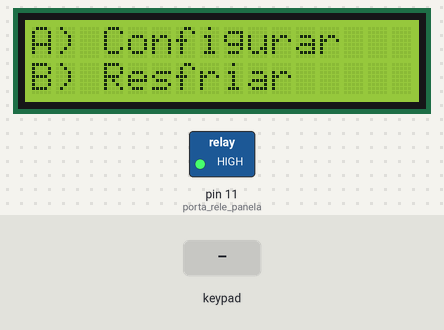
The sketch below on a simulated Arduino Uno, built with avr-gcc and run on an emulated ATmega328P. Parts: 16×2 character LCD, switched loads named in the sketch (green lamp = pin HIGH). Inputs (shaded band) come from the test bench. What the sketch prints to the serial monitor is not drawn.

Above: at 4.3 s.
4.4 s: key 'A' pressed
At 7.1 s:
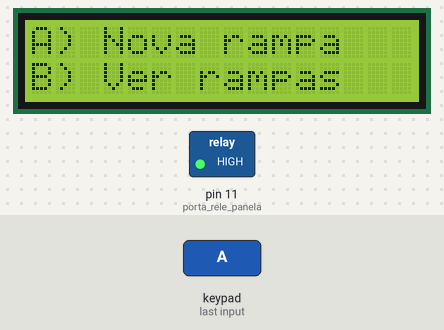
7.4 s: key 'A' pressed
At 13.3 s:
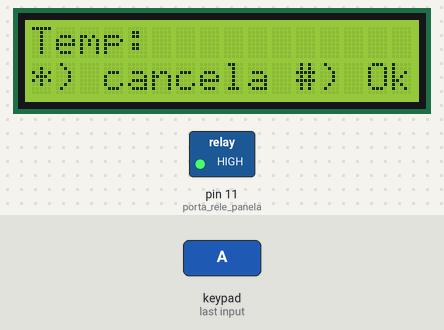
16.4 s: keypad keys 2 3 4 5 # pressed 0.4 s apart
At 20.1 s:
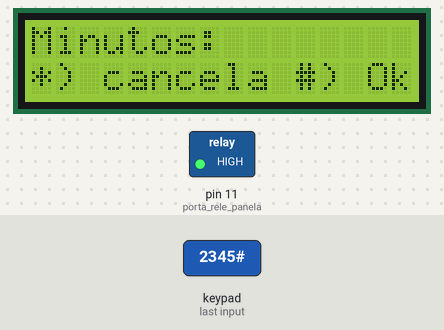
20.7 s: key '*' pressed
At 25.7 s:
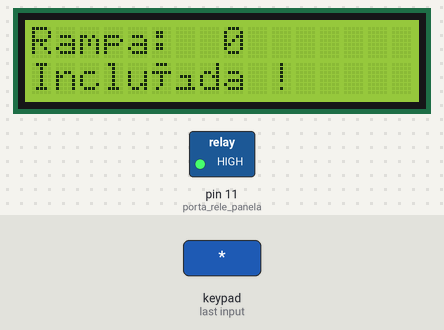
Timing chart, 0 to 27.2 s (numbered marks = the images above; inputs shaded):
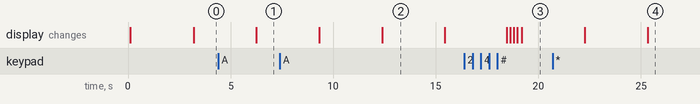

The sketch:

fermentador.ino
```cpp
// TODO
// 4 - Simbolo grau - lcd.write(223);
//

// Configuração fios
// cristal liq:
// A4 - marron
// A5 - branco
//
// rele
// D11 - branco
//
// sens. temp
// D10 - amarelo
//
// teclado
// D9 - marron
// D8 - vermelho
// D7 - laranja
// D6 - amaralo
// D5 - verde
// D4 - azul
// D3 - lilas
// D2 - cinza

#include <OneWire.h>
#include <DallasTemperature.h>
#include <Keypad.h>

// *** System ***
#define LCD_OUT 0
#define SERIAL_OUT 1
bool system_out = LCD_OUT;
String lcd_serial[2];
char programPhase;
char lastPhase;
// 0 = getKeyChar
// 1 = mostura / fervura
// 2 = recirculacao
// 3 = resfriamento / despejo
int rampLast = -1;
int rampTemp[8];
int rampMinutes[8];
int tempOffset = 2; // graus para cima/baixo de offset


// *** Crystal Liq. ***
#include <LiquidCrystal_I2C.h>
// initialize the library with the numbers of the interface pins
//LiquidCrystal_I2C lcd(0x3F,2,1,0,4,5,6,7,3, POSITIVE);
LiquidCrystal_I2C lcd(0x27,2,1,0,4,5,6,7,3, POSITIVE);


// *** SENSOR ***
// Porta do pino de sinal do DS18B20
#define ONE_WIRE_BUS 10
// Define uma instancia do oneWire para comunicacao com o sensor
OneWire oneWire(ONE_WIRE_BUS);
DallasTemperature sensors(&oneWire);
DeviceAddress sensor1;
float tempMin = 999;
float tempMax = 0;

// *** RELE PANELA ***
int porta_rele_panela =11;

// *** KEYPad ***
const byte numRows= 4; //number of rows on the keypad
const byte numCols= 4; //number of columns on the keypad
/*keymap defines the key pressed according to the row and columns just as appears on the keypad*/
char keymap[numRows][numCols] = {
{'1', '2', '3', 'A'},
{'4', '5', '6', 'B'},
{'7', '8', '9', 'C'},
{'*', '0', '#', 'D'}
};
//Code that shows the the keypad connections to the arduino terminals
// key 1 to arduino 9; key 9 to arduino 2
byte rowPins[numRows] = {2, 3, 4, 5 }; //Rows 0 to 3
byte colPins[numCols]= {6, 7, 8, 9}; //Columns 0 to 3
//initializes an instance of the Keypad class
Keypad myKeypad= Keypad(makeKeymap(keymap), rowPins, colPins, numRows, numCols);

// Define API
void cls();
void cls_line(byte lin);

void print_out(String messg, byte lin);
void print_del(String messg, byte lin);
void print_out(String messg, byte lin, byte col);
void print_del(String messg, byte lin, byte col);
void print_lcd(String messg, byte lin, byte col);
void print_ser(String messg);
float readTemp();
char getKeyChar();
String getKeyString();


void setup() {
  Serial.begin(9600);
  programPhase = '*';
  lastPhase = programPhase;
  lcd_serial[0] = "";
  lcd_serial[1] = "";

  digitalWrite(porta_rele_panela, HIGH); //Desliga rele
  pinMode(porta_rele_panela, OUTPUT);

  // set up the LCD's number of columns and rows:
  lcd.begin(16, 2);
//  void setBacklightPin ( uint8_t value, t_backlighPol pol );
  lcd.setBacklight(HIGH);
  sensors.begin();
  Serial.print(sensors.getDeviceCount(), DEC);
  Serial.println(" sensores.");
  if (!sensors.getAddress(sensor1, 0))
     Serial.println("Sensores nao encontrados !");

  print_del("Bem vindo!", 0);
  cls();

}


void loop() {

  char inputChar;
  int inputByte = 0;
  String str_aux;

  if(lastPhase != programPhase) {
//    print_out("Selecionado: ", 0);
//    print_del(String(programPhase), 1);
    lastPhase = programPhase;
  }
  switch(programPhase) {
    case '*':
      print_out("A) Configurar", 0);
      print_del("B) Resfriar", 1);
      programPhase = getKeyChar();
      break;
    case 'A': {
      print_out("A) Nova rampa", 0);
      print_del("B) Ver rampas", 1);
      print_out("C) Excluir rampa", 0);
      print_del("*) Voltar", 1);
      inputChar = getKeyChar();
      switch(inputChar) {
        case '*': {
          programPhase = '*';
        } break;
        case 'A': {
          print_out("Temp: ", 0);
          print_del("*) cancela #) Ok", 1);
          cls();
          print_del("Temp:", 0);
          str_aux = getKeyString().toInt();
          if(str_aux == "*") break;
          rampLast++;
          rampTemp[rampLast] = str_aux.toInt();

          print_out("Minutos: ", 0);
          print_del("*) cancela #) Ok", 1);
          cls();
          print_del("Minutos:", 0);
          str_aux = getKeyString().toInt();
          if(str_aux == "*") {
            rampLast--;
            break;
          }
          rampMinutes[rampLast] = str_aux.toInt();

          print_out("Rampa: ", 0);
          print_out(String(rampLast), 0, 8);
          print_del("Incluída !", 1);
        } break;
        case 'B': {
          for(byte i=0; i<= rampLast; i++) {
            cls();
            print_out("Rampa: ", 0);
            print_out(String(i), 0, 8);
            print_del(String(rampTemp[i]) + " C " + String(rampMinutes[i]) + " minutos", 1, 0);
          }
        } break;
      }
    } break;
    case 'B': {
      print_out("Iniciar Resfr.?", 0);
      print_out("*)Nao / #)Sim", 1);
      inputChar = getKeyChar();
      switch(inputChar) {
        case '*': {
          programPhase = '*';
        } break;
        case '#': {
          char tempChar[4];
          float tempNow;
          byte rampNow = 0;
          while (rampNow <= rampLast) {
            // loop até atingir a temp da rampa
            tempNow = readTemp();
            if(tempNow > rampTemp[rampNow] - tempOffset) {
              digitalWrite(porta_rele_panela, LOW);  //Liga rele
            }
            do {
              tempNow = readTemp();
              dtostrf(tempNow, 2, 1, tempChar);
              print_out("Atingindo Rampa " + String(rampNow), 0);
              print_del(String(tempChar) + "C / atual: " + String(rampTemp[rampNow]) + "C", 1);
            } while(tempNow > rampTemp[rampNow]);

            print_out("Rampa " + String(rampNow) + " / " + String(rampTemp[rampNow]) + "C", 0);
            print_del("Temp. atingida!", 1);

            unsigned long secondsRamp;
            unsigned long secondsInitRamp = millis()/1000;
            unsigned long secondsPrint, minutesPrint, hoursPrint;
            do {
              tempNow = readTemp();
              Serial.println("Temp = ");
              Serial.println(rampTemp[rampNow]);
              Serial.println(tempOffset);
              Serial.println(tempNow);

              if(tempNow < rampTemp[rampNow] - tempOffset) {
                digitalWrite(porta_rele_panela, HIGH);  //DesLiga rele
              } else if(tempNow > rampTemp[rampNow] + tempOffset) {
                digitalWrite(porta_rele_panela, LOW);  //Liga rele
              }


              hoursPrint = rampMinutes[rampNow] / 3600;
              minutesPrint = (rampMinutes[rampNow] % 3600) / 60;
              print_out("R: " + String(rampNow) + " " + String(rampTemp[rampNow]) + "C " + String(hoursPrint) + ":" + String(minutesPrint) + ":00" , 0);
              dtostrf(tempNow, 2, 1, tempChar);
              secondsRamp = (millis()/1000)-secondsInitRamp;
              hoursPrint = secondsRamp / 3600;
              minutesPrint = (secondsRamp % 3600) / 60;
              secondsPrint = (secondsRamp % 3600) % 60;
              print_out(String(tempChar) + "C " + String(hoursPrint) + ":" + String(minutesPrint) + ":" + String(secondsPrint), 1);
              delay(1000);

            } while(secondsRamp < rampMinutes[rampNow] * 60);

            print_out("Rampa " + String(rampNow), 0);
            print_del("Tempo atingido!", 1);

            // continua sem parar a ultima rampa (==)
            if (rampNow < rampLast) rampNow ++;
          }
          digitalWrite(porta_rele_panela, HIGH);  //desLiga rele
        } break;
      }
    }
    break;

//    case 'D': {
//      digitalWrite(porta_rele_panela, LOW);  //Liga rele
//      delay(2000);
//      digitalWrite(porta_rele_panela, HIGH); //Desliga rele
//      delay(2000);
//    }
  }
  //delay(2000);
}


// API

void cls() {
  cls_line(0);
  cls_line(1);
}


void cls_line(byte lin) {
  if(system_out == LCD_OUT) {
    print_lcd("                ", lin, 0);
  } else {
    print_ser("                ");
  }
}


void print_out(String messg, byte lin) {
  cls_line(lin);
  print_out(messg, lin, 0);
}


void print_del(String messg, byte lin) {
  cls_line(lin);
  print_del(messg, lin, 0);
}


void print_out(String messg, byte lin, byte col) {
  if(system_out == LCD_OUT) {
    print_lcd(messg, lin, col);
  } else {
    print_ser("\n****************");
    lcd_serial[lin] = messg;
    print_ser(lcd_serial[0]);
    print_ser(lcd_serial[1]);
    print_ser("****************");
  }
}


void print_del(String messg, byte lin, byte col) {
  print_out(messg, lin, col);
  delay(3000);
}


void print_lcd(String messg, byte lin, byte col ) {
  // (note: line 1 is the second row, since counting begins with 0):
  lcd.setCursor(col, lin);
  lcd.print(messg);
}


char getKeyChar() {
  char keypressed;
  do {
    keypressed = myKeypad.getKey();
  } while(keypressed == NO_KEY);
  return keypressed;
}


String getKeyString()
{
   String num = "";
   byte col = 0;
   char key1;
   while (key1 != '#' && key1 != '*') {
     key1 = myKeypad.getKey();
     switch (key1) {
       case NO_KEY:
        break;

      case '0': case '1': case '2': case '3': case '4':
      case '5': case '6': case '7': case '8': case '9':
        print_out(String(key1), 1, col);
        num = num + key1;
        col += 1;
        break;

      case '#':
          return num;

      case '*':
          num = "*";
          return num;
     }
   }
}

char circulate(char phase) {
  return getKeyChar();
}


float readTemp() {
  char tempChar[4];
  //String tempStr; // , tempStrMax, tempStrMin;

  // real
  sensors.requestTemperatures();
  float tempC = sensors.getTempC(sensor1);

//  if (tempC < tempMin) {
//    tempMin = tempC;
//  }
//  if (tempC > tempMax) {
//    tempMax = tempC;
//  }

//  Serial.println(tempC);
//  dtostrf(tempC, 2, 1, tempChar);
//  Serial.println(tempChar);
//  tempStr = String(tempChar);
//  Serial.println(tempStr);

//  dtostrf(tempMax, 2, 1, tempChar);
//  tempStrMax = String(tempChar);
//  dtostrf(tempMin, 2, 1, tempChar);
//  tempStrMin = String(tempChar);
//  print_out("Temp: " + tempStr, 0);
//  print_del(tempStrMin + " to " + tempStrMax, 1);
  return tempC;
}
```

Measured:
- after the input at 4.4 s, the display: changes after 1.9 s (image 1)
- after the input at 7.4 s, the display: first differs from a run without the input after 5.0 s (image 2)
- after the input at 16.4 s, the display: first changes after 2.1 s (image 3 shows a later state)
- after the input at 20.7 s, the display: first differs from a run without the input after 4.6 s (image 4)
- what the display in image 2 shows lasts 3.0 s, from 12.4 s to 15.4 s
